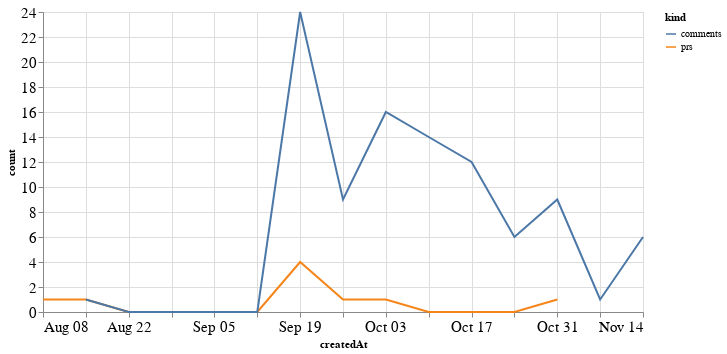

Write notebook code for a chart like this one.
### Code cell
alt.Chart(total_time, width=600).mark_line().encode(
    x='createdAt',
    y='count',
    color='kind'
)

### Figure 1 — Vega-Lite specification as saved in the notebook (floating-point values rounded to 4 significant figures)
{"config": {"axisLeft": {"labelFontSize": 15}, "axisBottom": {"labelFontSize": 15}}, "data": {"name": "data-759ff87716f49598eb6aa57f89c1c8aa"}, "mark": "line", "encoding": {"color": {"type": "nominal", "field": "kind"}, "x": {"type": "temporal", "field": "createdAt"}, "y": {"type": "quantitative", "field": "count"}}, "width": 600, "$schema": "https://vega.github.io/schema/vega-lite/v4.8.1.json", "datasets": {"data-759ff87716f49598eb6aa57f89c1c8aa": [{"createdAt": "2021-08-08T00:00:00", "kind": "prs", "count": 1.0}, {"createdAt": "2021-08-15T00:00:00", "kind": "prs", "count": 1.0}, {"createdAt": "2021-08-22T00:00:00", "kind": "prs", "count": 0.0}, {"createdAt": "2021-08-29T00:00:00", "kind": "prs", "count": 0.0}, {"createdAt": "2021-09-05T00:00:00", "kind": "prs", "count": 0.0}, {"createdAt": "2021-09-12T00:00:00", "kind": "prs", "count": 0.0}, {"createdAt": "2021-09-19T00:00:00", "kind": "prs", "count": 4.0}, {"createdAt": "2021-09-26T00:00:00", "kind": "prs", "count": 1.0}, {"createdAt": "2021-10-03T00:00:00", "kind": "prs", "count": 1.0}, {"createdAt": "2021-10-10T00:00:00", "kind": "prs", "count": 0.0}, {"createdAt": "2021-10-17T00:00:00", "kind": "prs", "count": 0.0}, {"createdAt": "2021-10-24T00:00:00", "kind": "prs", "count": 0.0}, {"createdAt": "2021-10-31T00:00:00", "kind": "prs", "count": 1.0}, {"createdAt": "2021-11-07T00:00:00", "kind": "prs", "count": null}, {"createdAt": "2021-11-14T00:00:00", "kind": "prs", "count": null}, {"createdAt": "2021-08-08T00:00:00", "kind": "comments", "count": null}, {"createdAt": "2021-08-15T00:00:00", "kind": "comments", "count": 1.0}, {"createdAt": "2021-08-22T00:00:00", "kind": "comments", "count": 0.0}, {"createdAt": "2021-08-29T00:00:00", "kind": "comments", "count": 0.0}, {"createdAt": "2021-09-05T00:00:00", "kind": "comments", "count": 0.0}, {"createdAt": "2021-09-12T00:00:00", "kind": "comments", "count": 0.0}, {"createdAt": "2021-09-19T00:00:00", "kind": "comments", "count": 24.0}, {"createdAt": "2021-09-26T00:00:00", "kind": "comments", "count": 9.0}, {"createdAt": "2021-10-03T00:00:00", "kind": "comments", "count": 16.0}, {"createdAt": "2021-10-10T00:00:00", "kind": "comments", "count": 14.0}, {"createdAt": "2021-10-17T00:00:00", "kind": "comments", "count": 12.0}, {"createdAt": "2021-10-24T00:00:00", "kind": "comments", "count": 6.0}, {"createdAt": "2021-10-31T00:00:00", "kind": "comments", "count": 9.0}, {"createdAt": "2021-11-07T00:00:00", "kind": "comments", "count": 1.0}, {"createdAt": "2021-11-14T00:00:00", "kind": "comments", "count": 6.0}]}}
